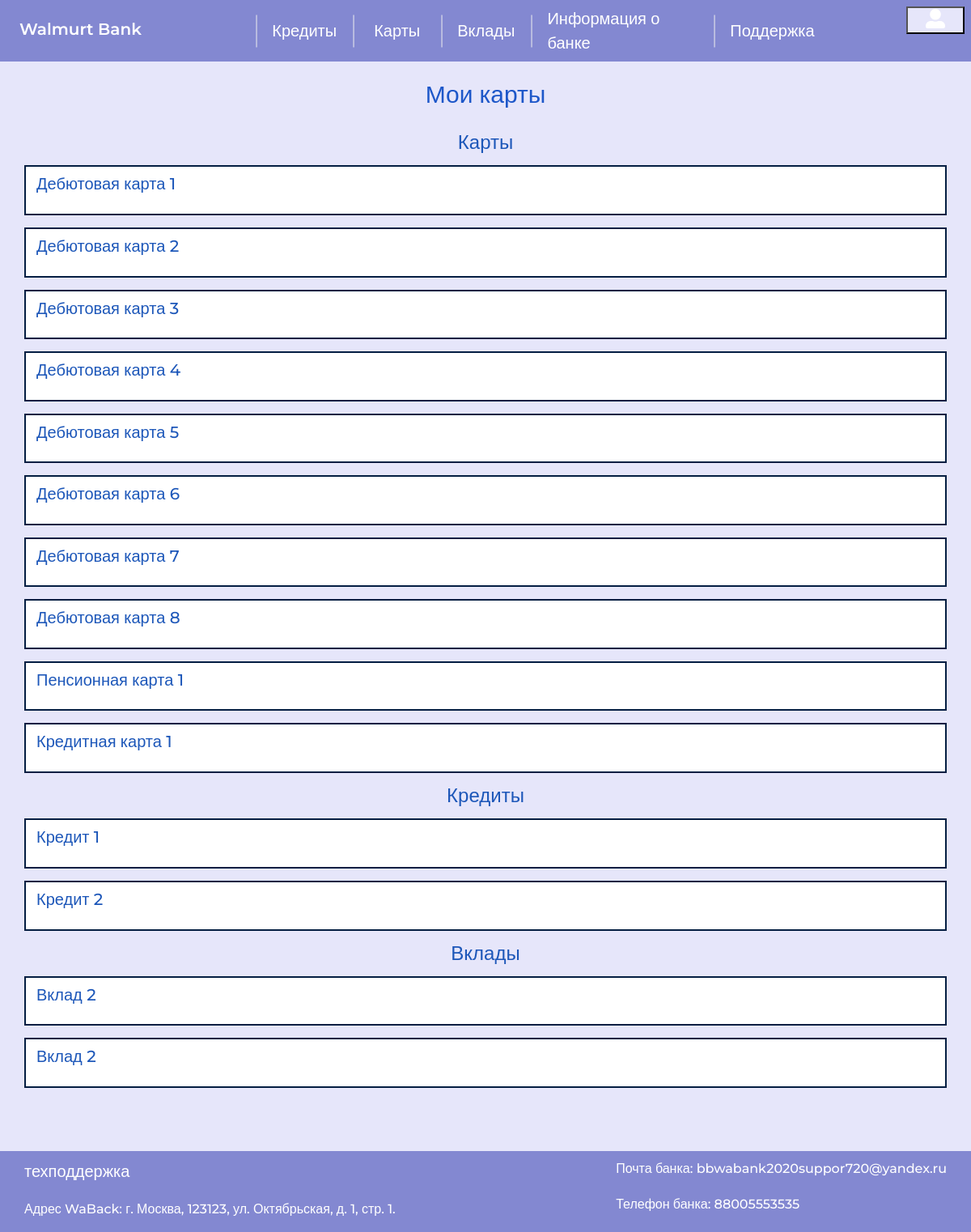
Screenshot of /account/account_cards (signed in) with the database file from the repository.
### data/classes.py (models this page shows, shortened)
class Cards(SqlAlchemyBase, UserMixin):
    __tablename__ = 'cards'
    id = sqlalchemy.Column(sqlalchemy.Integer, primary_key=True, autoincrement=True)
    name = sqlalchemy.Column(sqlalchemy.String(30), nullable=False)
    sum_ = sqlalchemy.Column(sqlalchemy.Integer, nullable=False, default=0)
    fio = sqlalchemy.Column(sqlalchemy.String(100), nullable=False)
    tel = sqlalchemy.Column(sqlalchemy.String(12), nullable=False)
    nomer = sqlalchemy.Column(sqlalchemy.String(30), nullable=False)
    vidan = sqlalchemy.Column(sqlalchemy.String(30), nullable=False)
    card_number = sqlalchemy.Column(sqlalchemy.String(17), nullable=True)
    pin = sqlalchemy.Column(sqlalchemy.String(4), nullable=False)
    secret_code = sqlalchemy.Column(sqlalchemy.String(3), nullable=False)
    service_price = sqlalchemy.Column(sqlalchemy.Integer, nullable=False)
    privileges = sqlalchemy.Column(sqlalchemy.String, nullable=True)
    user_id = sqlalchemy.Column(sqlalchemy.String, sqlalchemy.ForeignKey("users.id"), nullable=True)
    d = str(datetime.date(datetime.now())).split('-')
    d = date(*list(map(int, [str((int(d[0]) + 3))] + d[1:])))
    modifed_date = sqlalchemy.Column(sqlalchemy.DateTime, default=d)

class CreditCards(SqlAlchemyBase, UserMixin):
    __tablename__ = 'credit_cards'
    id = sqlalchemy.Column(sqlalchemy.Integer, primary_key=True, autoincrement=True)
    name = sqlalchemy.Column(sqlalchemy.String, nullable=False)
    sum_ = sqlalchemy.Column(sqlalchemy.Integer, nullable=False)
    start_sum = sqlalchemy.Column(sqlalchemy.Integer, nullable=False)
    fio = sqlalchemy.Column(sqlalchemy.String, nullable=False)
    tel = sqlalchemy.Column(sqlalchemy.String, nullable=False)
    nomer = sqlalchemy.Column(sqlalchemy.String, nullable=False)
    vidan = sqlalchemy.Column(sqlalchemy.String, nullable=False)
    place_of_work = sqlalchemy.Column(sqlalchemy.String, nullable=False)
    term = sqlalchemy.Column(sqlalchemy.Integer, nullable=False)
    percent = sqlalchemy.Column(sqlalchemy.String, nullable=False)
    nonpercent = sqlalchemy.Column(sqlalchemy.Integer, nullable=False)
    monthly_percent = sqlalchemy.Column(sqlalchemy.Integer, nullable=False)
    card_number = sqlalchemy.Column(sqlalchemy.String, nullable=False)
    pin = sqlalchemy.Column(sqlalchemy.String, nullable=False)
    secret_code = sqlalchemy.Column(sqlalchemy.String, nullable=False)
    user_id = sqlalchemy.Column(sqlalchemy.String, sqlalchemy.ForeignKey("users.id"), nullable=True)
    d = str(datetime.date(datetime.now())).split('-')
    d = date(*list(map(int, [str((int(d[0]) + 3))] + d[1:])))
    modifed_date = sqlalchemy.Column(sqlalchemy.DateTime, default=d)

class Credits(SqlAlchemyBase, UserMixin):
    __tablename__ = 'credits'
    id = sqlalchemy.Column(sqlalchemy.Integer, primary_key=True, autoincrement=True)
    name = sqlalchemy.Column(sqlalchemy.String, nullable=False)
    sum_ = sqlalchemy.Column(sqlalchemy.Integer, nullable=False)
    start_sum = sqlalchemy.Column(sqlalchemy.Integer, nullable=False)
    fio = sqlalchemy.Column(sqlalchemy.String, nullable=False)
    tel = sqlalchemy.Column(sqlalchemy.String, nullable=False)
    nomer = sqlalchemy.Column(sqlalchemy.String, nullable=False)
    vidan = sqlalchemy.Column(sqlalchemy.String, nullable=False)
    place_of_work = sqlalchemy.Column(sqlalchemy.String, nullable=False)
    percent = sqlalchemy.Column(sqlalchemy.String, nullable=False)
    monthly_percent = sqlalchemy.Column(sqlalchemy.Integer, nullable=False)
    transfer_card = sqlalchemy.Column(sqlalchemy.String, nullable=True)
    user_id = sqlalchemy.Column(sqlalchemy.String, sqlalchemy.ForeignKey("users.id"), nullable=True)
    modifed_date = sqlalchemy.Column(sqlalchemy.DateTime, default=datetime.date(datetime.now()))

class Сontributions(SqlAlchemyBase, UserMixin):
    __tablename__ = 'contributions'
    id = sqlalchemy.Column(sqlalchemy.Integer, primary_key=True, autoincrement=True)
    name = sqlalchemy.Column(sqlalchemy.String, nullable=False)
    sum_ = sqlalchemy.Column(sqlalchemy.Integer, nullable=False)
    fio = sqlalchemy.Column(sqlalchemy.String, nullable=False)
    tel = sqlalchemy.Column(sqlalchemy.String, nullable=False)
    nomer = sqlalchemy.Column(sqlalchemy.String, nullable=False)
    vidan = sqlalchemy.Column(sqlalchemy.String, nullable=False)
    percent = sqlalchemy.Column(sqlalchemy.String, nullable=False)
    transfer_card = sqlalchemy.Column(sqlalchemy.String, nullable=True)
    user_id = sqlalchemy.Column(sqlalchemy.String, sqlalchemy.ForeignKey("users.id"), nullable=True)
    d = str(datetime.date(datetime.now())).split('-')
    d = date(*list(map(int, [str((int(d[0]) + 3))] + d[1:])))
    modifed_date = sqlalchemy.Column(sqlalchemy.DateTime, default=d)

### main.py (the view)
@app.route('/account/account_cards', methods=["GET", "POST"])
def account_cards():
    if current_user.is_authenticated:
        db_sess = db_session.create_session()
        cards_ = [(card.name, card.sum_, card.card_number, card.secret_code) for card in
                     db_sess.query(Cards).filter(Cards.user_id == current_user.id).all()] + \
                    [(card.name, card.sum_, card.card_number, card.secret_code) for card in
                     db_sess.query(CreditCards).filter(CreditCards.user_id == current_user.id).all()] + \
                    [(card.name, card.sum_, card.card_number, card.secret_code) for card in
                     db_sess.query(PensionСards).filter(PensionСards.user_id == current_user.id).all()]
        credits_ = [(credit.name, credit.sum_, credit.percent, credit.monthly_percent) for credit in db_sess.query(Credits).filter(Credits.user_id == current_user.id).all()]
        o = [(ow.name, ow.sum_, ow.percent) for ow in db_sess.query(Сontributions).filter(Сontributions.user_id == current_user.id).all()]
        print(cards_)
        print(credits_)
        print(o)
        return render_template('account_cards.html', options=options, cards_=cards_, credits_=credits_, o=o)
    else:
        return render_template(
            'info.html', options=options,
            message='Необходимо зарегестрироваться')

### data/db_session.py (called while the page is built)
def create_session() -> Session:
    global __factory
    return __factory()

### main.py (called while the page is built)
@login_manager.user_loader
def load_user(user_id):
    db_sess = db_session.create_session()
    return db_sess.query(Users).get(user_id)

### templates/account_cards.html (shortened to what this page needs)
{% extends "base.html" %}
{% block content %}
<h2 align="center">Мои карты</h2>
<div class="table_container">
    <h3 align="center">Карты</h3>
    <div id="accordion">
        {% if cards_|length == 0 %}
          <div class="inf">
            У вас нет карт
          </div>
        {% else %}
          {% for i in cards_ %}
          <div class="card">
            <div class="card-header" id="heading{{ loop.index }}">
              <h5 class="mb-0">
                <button class="btn btn-link collapsed" data-toggle="collapse" data-target="#collapse{{ loop.index }}" aria-expanded="false" aria-controls="collapse{{ loop.index }}">
                  {{ i[0] }}
                </button>
              </h5>
            </div>
          </div>
          {% endfor %}
        {% endif %}
    </div>
    <h3 align="center">Кредиты</h3>
    <div id="accordion">
        {% if credits_|length == 0 %}
          <div class="inf">
            У вас нет кредитов
          </div>
        {% else %}
          {% for i in credits_ %}
          <div class="card">
            <div class="card-header" id="heading{{ loop.index }}">
              <h5 class="mb-0">
                <button class="btn btn-link collapsed" data-toggle="collapse" data-target="#coapse{{ loop.index }}" aria-expanded="false" aria-controls="coapse{{ loop.index }}">
                  {{ i[0] }}
                </button>
              </h5>
            </div>
          </div>
          {% endfor %}
        {% endif %}
    </div>
    <h3 align="center">Вклады</h3>
    <div id="accordion">
        {% if o|length == 0 %}
          <div class="inf">
            У вас нет вкладов
          </div>
        {% else %}
          {% for i in o %}
          <div class="card">
            <div class="card-header" id="headn{{ loop.index }}">
              <h5 class="mb-0">
                <button class="btn btn-link collapsed" data-toggle="collapse" data-target="#cllps{{ loop.index }}" aria-expanded="false" aria-controls="cllps{{ loop.index }}">
                  {{ i[0] }}
                </button>
              </h5>
            </div>
          </div>
          {% endfor %}
        {% endif %}
      </div>
</div>
<br>
{% endblock %}

### templates/base.html (shortened to what this page needs)
<!DOCTYPE html>
<html lang="en">
<head>
    <link rel="stylesheet" href="https://stackpath.bootstrapcdn.com/bootstrap/3.4.1/css/bootstrap-theme.min.css">
    <link rel="stylesheet" href="https://stackpath.bootstrapcdn.com/bootstrap/3.4.1/css/bootstrap.min.css">
    <link rel="stylesheet" href="https://use.fontawesome.com/releases/v5.7.2/css/all.css">
    <link rel="stylesheet" type="text/css" href="{{ url_for( 'static', filename='css/style.css', v=1)}}" >
</head>
<body>
    <header role="banner">
            <div class="menu">
                <div class="left">
                    <div class="logo"><a href="/index" class="djc">Walmurt Bank</a></div>
                </div>
                <br>
                <div class="scripts">
                    {% if current_user.is_authenticated %}
                        {% if current_user.admin %}
                        <hr style="transform: rotate(90deg); color: #fff;width: 6%;
                        height: 2px;">
                            <div class="scripts__item">
                                <div class="scripts__title">
                                    <div class="scripts__btn"><a href="/admin" class="dj"> Управление </a></div>
                                </div>
                            </div>
                            <hr style="transform: rotate(90deg); color: #fff;width: 6%;
                            height: 2px;">
                        {% else %}
                            {% for key, value in options.items() %}
                            <hr style="transform: rotate(90deg); color: #fff;width: 6%;
                        height: 2px;">
                                {% if 'Карты' == key %}
                                    <div class="btn-group dropdown">
                                        <button type="button" data-toggle="dropdown" aria-haspopup="true" aria-expanded="false" class="dj">
                                            {{ key }}
                                        </button>
                                    </div>
                                {% else %}
                                    <div class="scripts__btn"><a href={{ value }} class="dj"> {{ key }} </a></div>
                                {% endif %}
                            {% endfor %}
                        {% endif %}
                    {% endif %}
                </div>
                <br>
                <div class="right">
                    {% if current_user.is_authenticated %}
                        <div class="btn-group dropright">
                            <button type="button" data-toggle="dropdown" aria-haspopup="true" aria-expanded="false" style="
                            background: lavender;">
                                <i class="fas fa-user-alt" style="font-size: 16px;"></i>
                            </button>
                        </div>
                    {% else %}
                    <p style="padding: 0 20px; margin: 4px;">
                        <a class="btn btn-success" href="/login">Войти</a>
                    </p>
                    {% endif %}
                </div>
            </div>
    </header>
    <main role="main" class="container">
    {% block content %}{% endblock %}
    </main>
    <footer role="contentinfo">
        <div class="sup" style="display: block; margin: 10px 30px;">
            <a href="/directions/support" style="color: #fff; text-decoration: none;">техподдержка</a>
            <div class="address" style="width: 100%; padding-top: 20px; font-size: 16px;">Адрес WaBack: г. Москва, 123123, ул. Октябрьская, д. 1, стр. 1.</div>
        </div>
        <div class="con" style="right: 0; margin: 10px 30px;" >
            <div class="footer_mail" style="font-size: 16px; width: 100%; padding-bottom: 20px;">Почта банка: bbwabank2020suppor720@yandex.ru</div>
            <div class="footer_tel" style="font-size: 16px;">Телефон банка: 88005553535</div>
        </div>
    </footer>
</body>
</html>

### static/css/style.css (style rules this page uses)
html { height: 100%; }
body { margin: 0; color: #fff; min-height: 100%; display: grid; grid-template-rows: auto 1fr auto; }
body { margin: 0; line-height: 1.5; font-weight: 500; position: relative; min-height: 100vh; font-family: 'Montserrat', sans-serif; background-color: lavender; }
h1, h2, h3, h4, h5, h6 { margin: 0; padding: 0; }
header { display: block; position: fixed; width: 100%; padding-bottom: 20px; }
main { padding-bottom: 80px; color: #1d57b9; font-size: 15px; }
footer { width: 100%; height: 100px; display: flex; flex-wrap: wrap; justify-content: space-between; bottom: 0; position: absolute; margin: auto; background: #8388d1; }
.menu { background: #8388d1; left: 0; top: 0; margin: 0 auto; padding: 8px 8px; right: 0; display: flex; justify-content: space-between; }
.left { display: flex; }
.fa-user-alt:before, .fa-bars { font-size: 24px; cursor: pointer; color: #fff; }
.fa-user-alt:before { padding: 0 16px; margin: 0 auto; transition: background .2s linear; }
.logo { color: #fff; text-decoration: none; font-size: 32px; font-weight: 600; font-family: 'Montserrat', sans-serif; padding: 0 16px; }
.right { margin-left: 8px; display: flex; font-size: 26px; color: #fff; }
.scripts { display: flex; width: 60%; align-items: center; justify-content: space-between; }
.container { padding-top: 100px; padding-bottom: 140px; }
.djc { color: #fff; transition: color .1s linear; }
.dj { background: transparent; color: #fff; border: none; font-size: 20px; font-weight: 500; transition: color .1s linear; }
.btn.btn-link { margin-bottom: 15px; color: #1d57b9; font-size: 20px; font-weight: 500; text-decoration: none; }
.btn-group { margin-left: 0; color: #000; font-weight: 500; font-size: 16px; }
h1, h2 { color: #1d57c9; padding-bottom: 30px; }
.card { background: #fff; border: 2px solid #041e42; margin-bottom: 15px; }
a { font-size: 20px; margin-bottom: 20px; color: #1d57c9; }
h3 { padding-bottom: 15px; }

### rows the page displays
Cards: name "Дебютовая карта 1"
Cards: name "Дебютовая карта 2"
Cards: name "Дебютовая карта 3"
Cards: name "Дебютовая карта 4"
Cards: name "Дебютовая карта 5"
Cards: name "Дебютовая карта 6"
Cards: name "Дебютовая карта 7"
Cards: name "Дебютовая карта 8"
Cards: name "Пенсионная карта 1"
CreditCards: name "Кредитная карта 1"
Credits: name "Кредит 1"
Credits: name "Кредит 2"
Сontributions: name "Вклад 2"
Сontributions: name "Вклад 2"

### other values shown
{{ key }} "Кредиты" "Вклады" "Информация о банке" "Поддержка"
{{ key }} "Карты"
